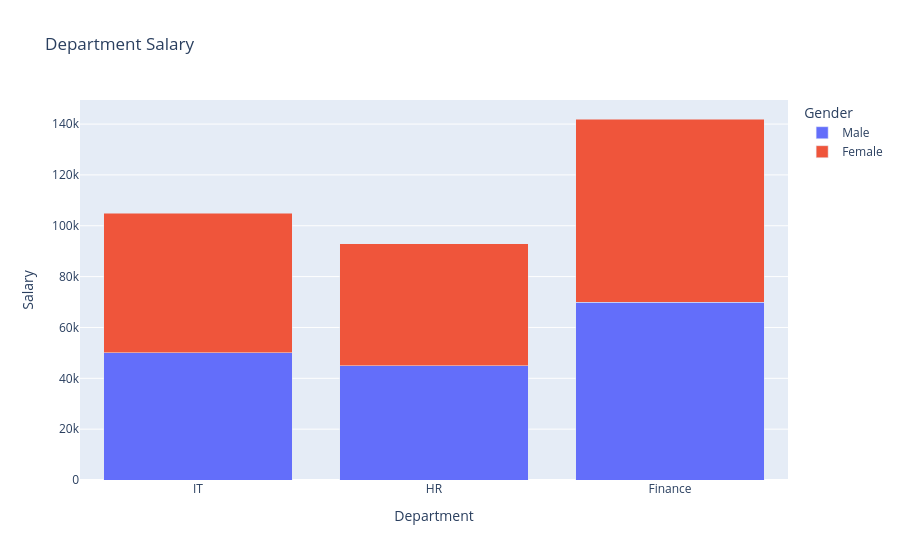

Notebook cell for this chart:
### Code cell
fig= px.bar(df,x='Department', y='Salary', title='Department Salary', color="Gender", barmode='stack')
fig.show()

### Figure 1 — Plotly figure (JSON) as saved in the notebook; plotly's stock layout.template omitted (floating-point values rounded to 4 significant figures)
{"data": [{"hovertemplate": "Gender=Male<br>Department=%{x}<br>Salary=%{y}<extra></extra>", "legendgroup": "Male", "marker": {"color": "#636efa", "pattern": {"shape": ""}}, "name": "Male", "orientation": "v", "showlegend": true, "textposition": "auto", "type": "bar", "x": ["IT", "HR", "Finance"], "xaxis": "x", "y": [50000, 45000, 70000], "yaxis": "y"}, {"hovertemplate": "Gender=Female<br>Department=%{x}<br>Salary=%{y}<extra></extra>", "legendgroup": "Female", "marker": {"color": "#EF553B", "pattern": {"shape": ""}}, "name": "Female", "orientation": "v", "showlegend": true, "textposition": "auto", "type": "bar", "x": ["IT", "HR", "Finance"], "xaxis": "x", "y": [55000, 48000, 72000], "yaxis": "y"}], "layout": {"barmode": "stack", "legend": {"title": {"text": "Gender"}, "tracegroupgap": 0}, "title": {"text": "Department Salary"}, "xaxis": {"anchor": "y", "domain": [0, 1], "title": {"text": "Department"}}, "yaxis": {"anchor": "x", "domain": [0, 1], "title": {"text": "Salary"}}}}
